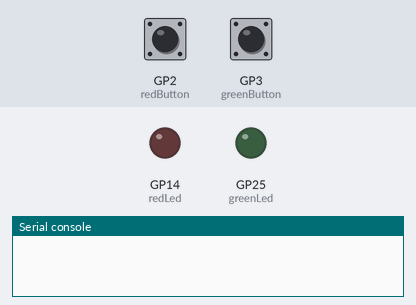
Bench run of a program on a simulated Raspberry Pi Pico running MicroPython. Shown: output pins drawn as LEDs (lit = HIGH), the last lines printed to the serial console. Inputs (shaded band) come from the test bench; at power-on: GP3 (greenButton) LOW, GP2 (redButton) LOW.

Above: at 1.2 s.
1.3 s: GP3 (greenButton) pulled HIGH for 0.25 s
At 4.4 s:
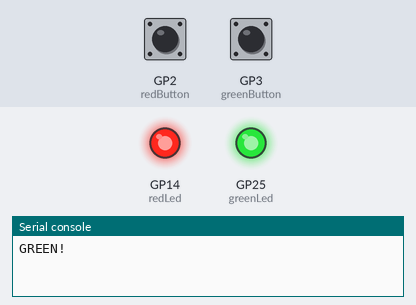
4.5 s: GP2 (redButton) pulled HIGH for 0.25 s
At 5.0 s:
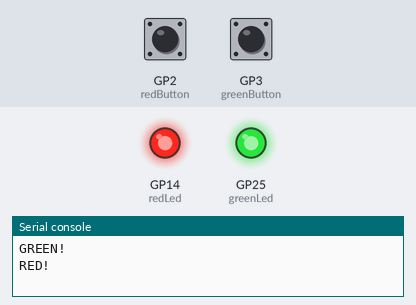
6.2 s: GP2 (redButton) pulled HIGH for 1 s
At 10.1 s:
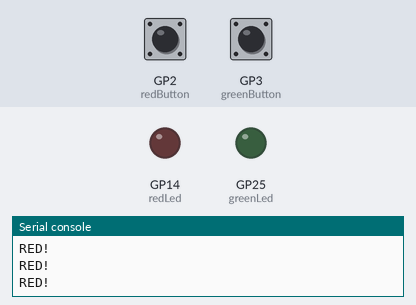
10.2 s: GP3 (greenButton) pulled HIGH for 1 s
At 11.1 s:
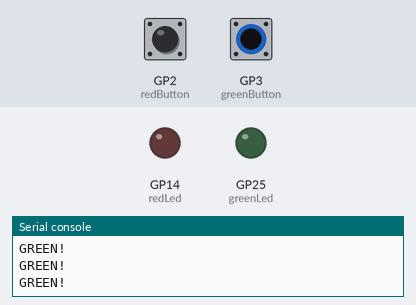
Timing chart, 0 to 13.2 s (numbered marks = the images above; inputs shaded):
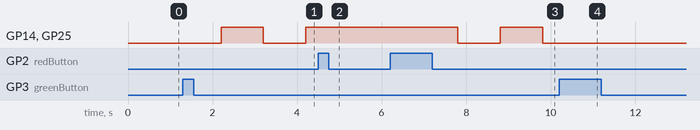

Measured:
- after the input at 1.3 s, GP14 (redLed), GP25 (greenLed): LOW → HIGH after 0.90 s, → LOW 1.0 s later, → HIGH 1.0 s later
- after the input at 4.5 s, GP14 (redLed), GP25 (greenLed): stays HIGH (without the input it goes to LOW after 0.70 s)
- after the input at 6.2 s, GP14 (redLed), GP25 (greenLed): HIGH → LOW after 1.6 s, → HIGH 1.0 s later, → LOW 1.0 s later
- after the input at 10.2 s, GP14 (redLed), GP25 (greenLed): stays LOW (without the input it goes to HIGH after 0.61 s)

The program:

stateful_button.py
```python
#red button toggles between blinking and always on
#green button toggles between on and off

from machine import Pin
import time

redButton = Pin(2, Pin.IN, Pin.PULL_DOWN)
greenButton = Pin(3, Pin.IN, Pin.PULL_DOWN)
redLed = Pin(14, Pin.OUT)
greenLed = Pin(25, Pin.OUT)

on = False
changeState = False
blinking = True
blinkCounter = 0

redLed.value(0)
greenLed.value(0)

def blink():
    redLed.toggle()
    greenLed.toggle()

while True:
    time.sleep(0.2)

    #process input
    if greenButton.value() == 1:
        on = not on
        changeState = True
        print("GREEN!")

        if on and blinking:
            blinkCount = 5

    if redButton.value() == 1:
        changeState = True
        blinking = not blinking
        blinkCounter = 0
        print("RED!")

    if not on:
        if changeState:
            redLed.value(0)
            greenLed.value(0)
            changeState = False
        continue

    if blinking:
        blinkCounter = blinkCounter + 1

        if blinkCounter >= 5:
            blink()
            blinkCounter = 0

    else:
        if changeState:
            redLed.value(1)
            greenLed.value(1)
            changeState = False
```
